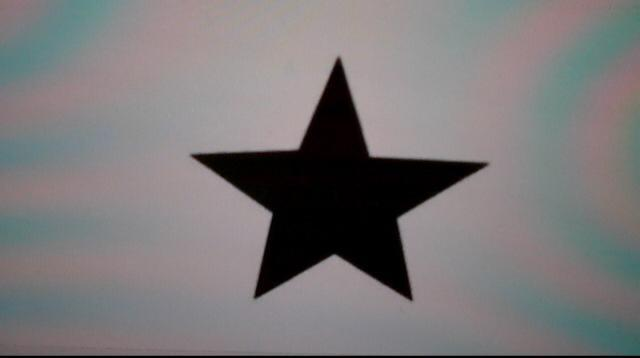
#> input picture Docs_de_clase/machine/shapes/testing/test.jpeg, 640 x 358 px, given in place of the camera
$ python form_detection.py
#> lines starting #> are read from the running program, lines starting #| are printed output that depends on the picture
#> in main, frame is the input picture: shape (358, 640, 3); mean B, G, R 121.1, 120.1, 122.9
### Docs_de_clase/tp_deteccion/frame_editor.py
import cv2


def denoise(frame, method, radius):
    kernel = cv2.getStructuringElement(method, (radius, radius))
    opening = cv2.morphologyEx(frame, cv2.MORPH_OPEN, kernel)
    closing = cv2.morphologyEx(opening, cv2.MORPH_CLOSE, kernel)
    return closing


def apply_color_convertion(frame, color):
#> called with color = 7
    return cv2.cvtColor(frame, color)
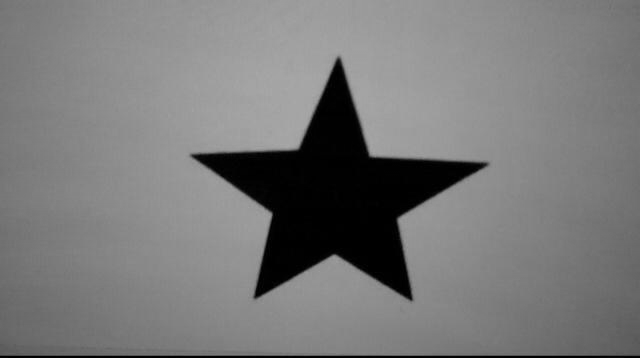
#> returned value: shape (358, 640); min 0, max 169, mean 120.7


def adaptive_threshold(frame, slider_max, adaptative, binary, trackbar_value):
#> called with slider_max = 151, adaptative = 1, binary = 0, trackbar_value = 3
    return cv2.adaptiveThreshold(frame, slider_max, adaptative, binary, trackbar_value, 0)
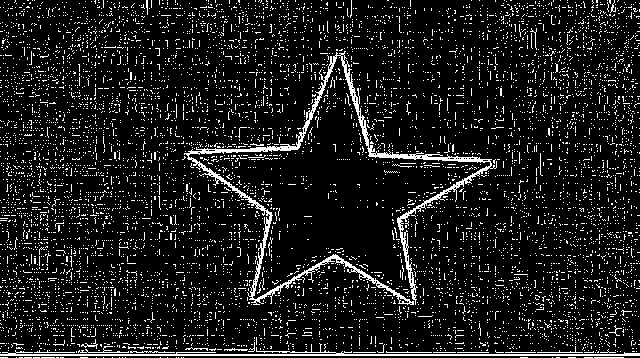
#> returned value: shape (358, 640); values 0 (black) and 151 (white), 10.4% white in thin lines or dots
#> in denoise, `opening = cv2.morphologyEx(frame, cv2.MORPH_OPEN, kernel)`: opening: shape (358, 640); every value is 0


# [4 lines left out: function draw_contours, not called in this run]

### Docs_de_clase/tp_deteccion/contour.py
import cv2


def get_contours(frame, mode, method):
#> called with mode = 3, method = 1
    contours, hierarchy = cv2.findContours(frame, mode, method)
#> contours = []
    return contours


# [13 lines left out: functions get_biggest_contour, compare_contours, not called in this run]

### Docs_de_clase/tp_deteccion/trackbar.py
import cv2


def create_trackbar(trackbar_name, window_name, slider_max):
    cv2.createTrackbar(trackbar_name, window_name, 0, slider_max, on_trackbar)


def on_trackbar(val):
    pass


def get_trackbar_value(trackbar_name, window_name):
    return int(cv2.getTrackbarPos(trackbar_name, window_name) / 2) * 2 + 3

### Docs_de_clase/tp_deteccion/form_detection.py
import cv2

from Docs_de_clase.tp_deteccion.contour import get_contours, get_biggest_contour, compare_contours
from Docs_de_clase.tp_deteccion.frame_editor import apply_color_convertion, adaptive_threshold, denoise, draw_contours
from Docs_de_clase.tp_deteccion.trackbar import create_trackbar, get_trackbar_value


def main():

    window_name = 'Window'
    trackbar_name = 'Trackbar'
    slider_max = 151
    cv2.namedWindow(window_name)
    cap = cv2.VideoCapture(0)
    biggest_contour = None
    color_white = (255, 255, 255)
    create_trackbar(trackbar_name, window_name, slider_max)
    # saved_hu_moments = load_hu_moments(file_name="hu_moments.txt")
    saved_contours = []

    while True:
        ret, frame = cap.read()
        gray_frame = apply_color_convertion(frame=frame, color=cv2.COLOR_RGB2GRAY)
        trackbar_val = get_trackbar_value(trackbar_name=trackbar_name, window_name=window_name)
        adapt_frame = adaptive_threshold(frame=gray_frame, slider_max=slider_max,
                                         adaptative=cv2.ADAPTIVE_THRESH_GAUSSIAN_C,
                                         binary=cv2.THRESH_BINARY,
                                         trackbar_value=trackbar_val)
        frame_denoised = denoise(frame=adapt_frame, method=cv2.MORPH_ELLIPSE, radius=10)
        contours = get_contours(frame=frame_denoised, mode=cv2.RETR_TREE, method=cv2.CHAIN_APPROX_NONE)
#> contours = []
        if len(contours) > 0:
            biggest_contour = get_biggest_contour(contours=contours)
            # hu_moments = get_hu_moments(contour=biggest_contour)
            if compare_contours(contour_to_compare=biggest_contour, saved_contours=saved_contours, max_diff=1):
                draw_contours(frame=frame_denoised, contours=biggest_contour, color=color_white, thickness=20)
            draw_contours(frame=frame_denoised, contours=biggest_contour, color=color_white, thickness=3)

        cv2.imshow('Window', frame_denoised)
        if cv2.waitKey(1) & 0xFF == ord('k'):
#> (key q is pressed here)
            if biggest_contour is not None:
                # save_moment(hu_moments=hu_moments, file_name="hu_moments.txt")
                saved_contours.append(biggest_contour)

        if cv2.waitKey(1) & 0xFF == ord('q'):
#> (key q is pressed here)
            break
    cap.release()


main()
